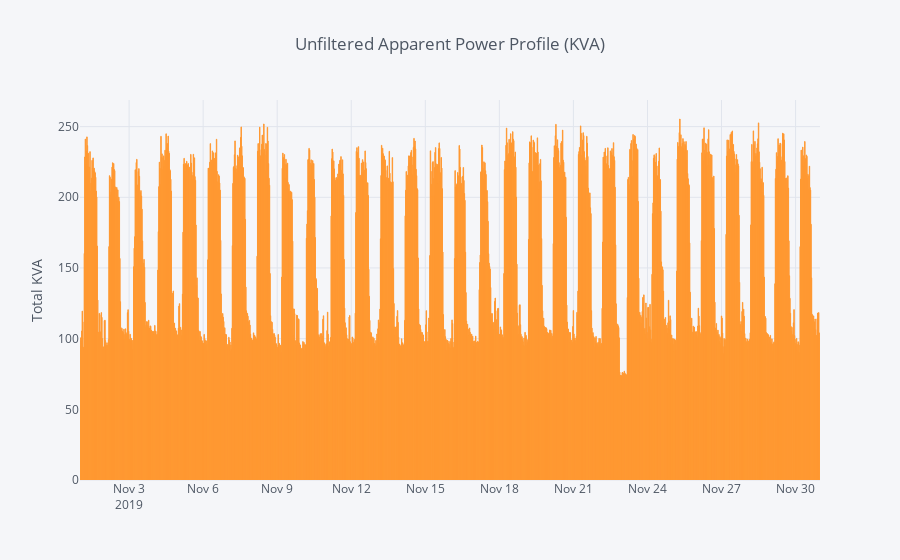

The notebook cell saved with this chart:
### Code cell
ufResults['KVA'].iplot(kind='bar', yTitle='Total KVA', title='Unfiltered Apparent Power Profile (KVA)')
print("UNFILTERED TOTAL KVA MAX: {:.3f}".format( ufResults['KVA'].max() ))

### Figure 1 — Plotly figure (JSON) as saved in the notebook; plotly's stock layout.template omitted (floating-point values rounded to 4 significant figures; data arrays with more than 128 entries replaced by an {"elided": "..."} marker saying what was removed)
{"data": [{"marker": {"color": "rgba(255, 153, 51, 0.6)", "line": {"color": "rgba(255, 153, 51, 1.0)", "width": 1}}, "name": "KVA", "orientation": "v", "text": "", "type": "bar", "uid": "afcfac4d-dccc-4127-8a03-1580d7c2ebcf", "x": {"elided": "1439 str values"}, "y": {"elided": "1439 float values"}}], "layout": {"legend": {"bgcolor": "#F5F6F9", "font": {"color": "#4D5663"}}, "paper_bgcolor": "#F5F6F9", "plot_bgcolor": "#F5F6F9", "title": {"font": {"color": "#4D5663"}, "text": "Unfiltered Apparent Power Profile (KVA)"}, "xaxis": {"gridcolor": "#E1E5ED", "showgrid": true, "tickfont": {"color": "#4D5663"}, "title": {"font": {"color": "#4D5663"}, "text": ""}, "zerolinecolor": "#E1E5ED"}, "yaxis": {"gridcolor": "#E1E5ED", "showgrid": true, "tickfont": {"color": "#4D5663"}, "title": {"font": {"color": "#4D5663"}, "text": "Total KVA"}, "zerolinecolor": "#E1E5ED"}}}
